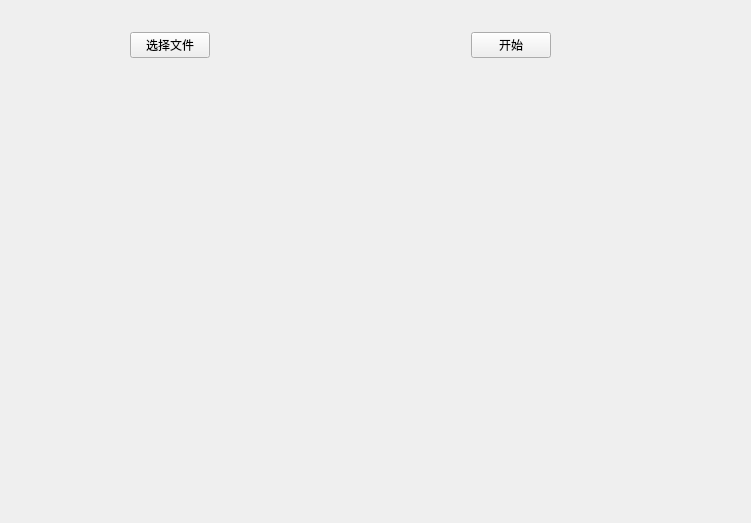
<?xml version="1.0" encoding="UTF-8"?>
<ui version="4.0">
 <class>Form</class>
 <widget class="QWidget" name="Form">
  <property name="geometry">
   <rect>
    <x>0</x>
    <y>0</y>
    <width>751</width>
    <height>523</height>
   </rect>
  </property>
  <property name="windowTitle">
   <string>Form</string>
  </property>
  <widget class="QLabel" name="label">
   <property name="geometry">
    <rect>
     <x>160</x>
     <y>110</y>
     <width>361</width>
     <height>341</height>
    </rect>
   </property>
   <property name="text">
    <string/>
   </property>
  </widget>
  <widget class="QWidget" name="">
   <property name="geometry">
    <rect>
     <x>130</x>
     <y>30</y>
     <width>421</width>
     <height>30</height>
    </rect>
   </property>
   <layout class="QHBoxLayout" name="horizontalLayout">
    <item>
     <widget class="QPushButton" name="pushButton">
      <property name="text">
       <string>选择文件</string>
      </property>
     </widget>
    </item>
    <item>
     <spacer name="horizontalSpacer">
      <property name="orientation">
       <enum>Qt::Horizontal</enum>
      </property>
      <property name="sizeHint" stdset="0">
       <size>
        <width>40</width>
        <height>20</height>
       </size>
      </property>
     </spacer>
    </item>
    <item>
     <widget class="QPushButton" name="pushButton_2">
      <property name="text">
       <string>开始</string>
      </property>
     </widget>
    </item>
   </layout>
  </widget>
 </widget>
 <resources/>
 <connections/>
</ui>
